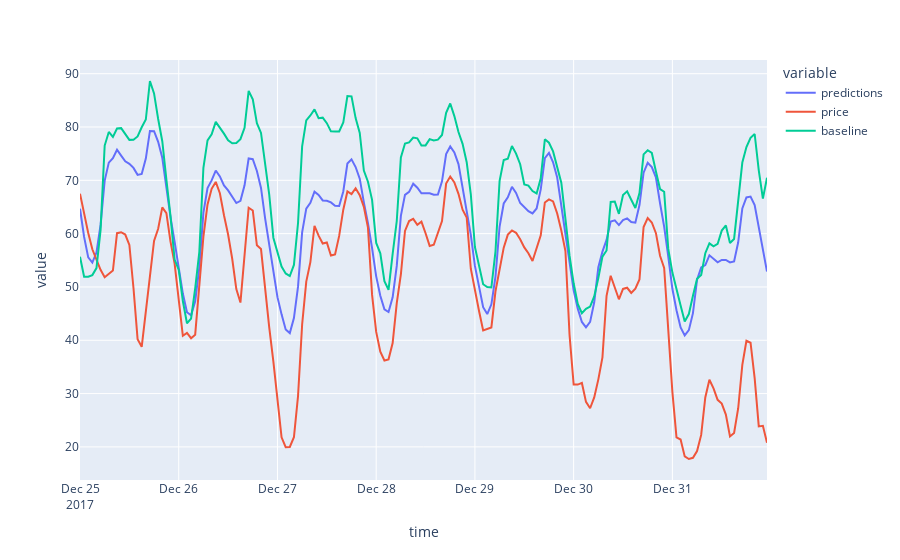

The cell this chart's notebook holds for it:
### Code cell
labels[["predictions","price","baseline"]].plot()

### Figure 1 — Plotly figure (JSON) as saved in the notebook; plotly's stock layout.template omitted (floating-point values rounded to 4 significant figures; data arrays with more than 128 entries replaced by an {"elided": "..."} marker saying what was removed)
{"data": [{"hovertemplate": "variable=predictions<br>time=%{x}<br>value=%{y}<extra></extra>", "legendgroup": "predictions", "line": {"color": "#636efa", "dash": "solid"}, "marker": {"symbol": "circle"}, "mode": "lines", "name": "predictions", "orientation": "v", "showlegend": true, "type": "scatter", "x": {"elided": "168 str values"}, "xaxis": "x", "y": {"elided": "168 float values"}, "yaxis": "y"}, {"hovertemplate": "variable=price<br>time=%{x}<br>value=%{y}<extra></extra>", "legendgroup": "price", "line": {"color": "#EF553B", "dash": "solid"}, "marker": {"symbol": "circle"}, "mode": "lines", "name": "price", "orientation": "v", "showlegend": true, "type": "scatter", "x": {"elided": "168 str values"}, "xaxis": "x", "y": {"elided": "168 float values"}, "yaxis": "y"}, {"hovertemplate": "variable=baseline<br>time=%{x}<br>value=%{y}<extra></extra>", "legendgroup": "baseline", "line": {"color": "#00cc96", "dash": "solid"}, "marker": {"symbol": "circle"}, "mode": "lines", "name": "baseline", "orientation": "v", "showlegend": true, "type": "scatter", "x": {"elided": "168 str values"}, "xaxis": "x", "y": {"elided": "168 float values"}, "yaxis": "y"}], "layout": {"legend": {"title": {"text": "variable"}, "tracegroupgap": 0}, "margin": {"t": 60}, "xaxis": {"anchor": "y", "domain": [0, 1], "title": {"text": "time"}}, "yaxis": {"anchor": "x", "domain": [0, 1], "title": {"text": "value"}}}}
